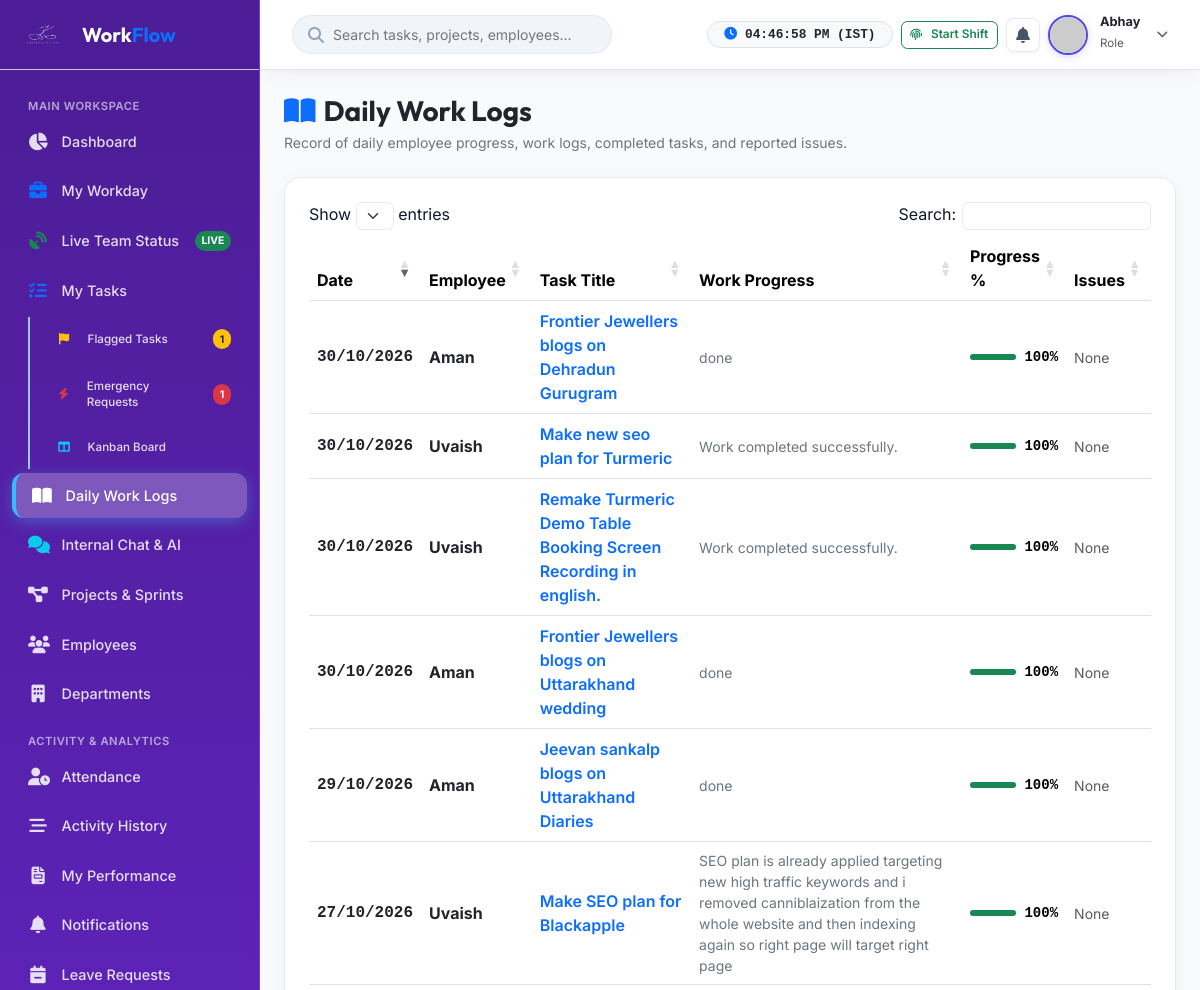
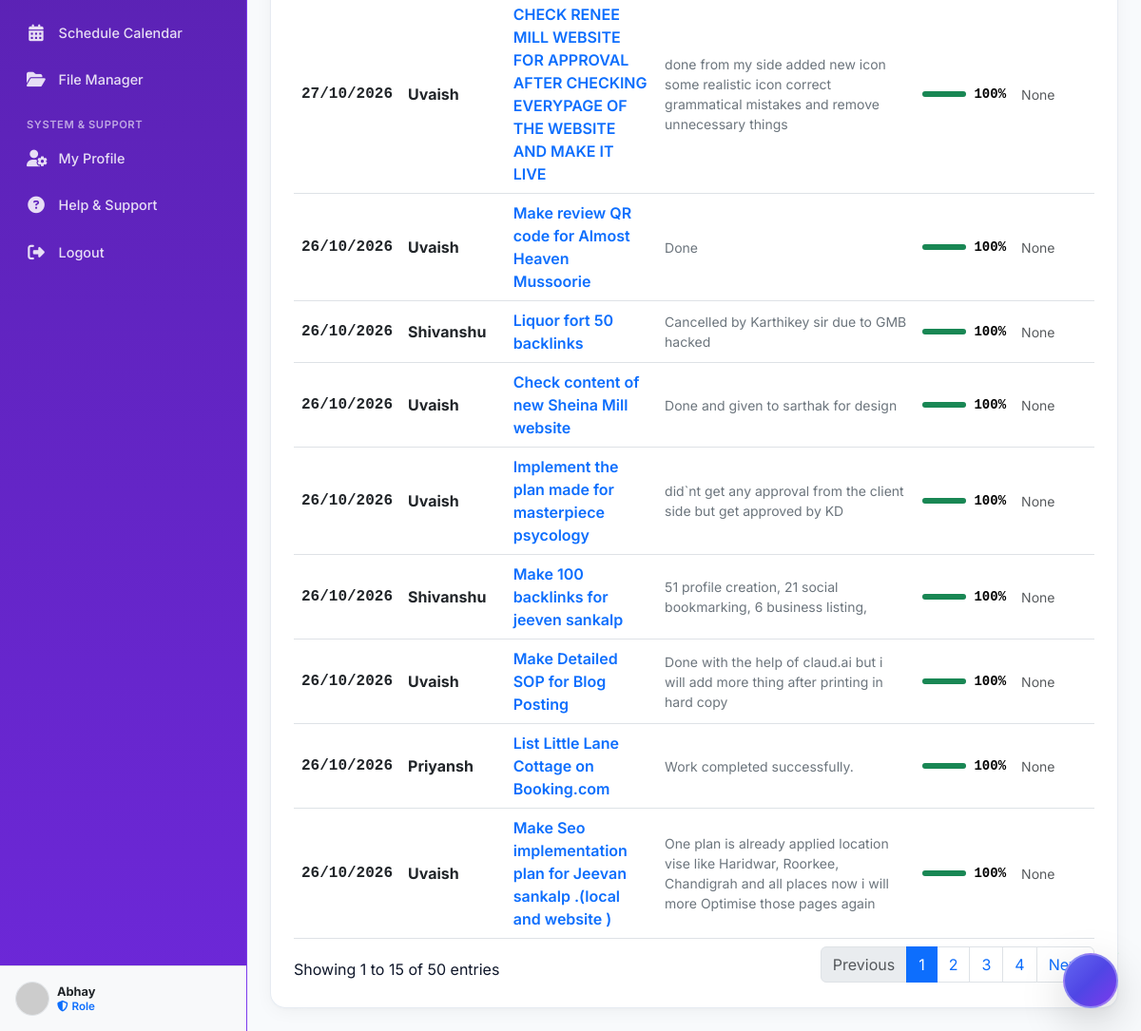
The page /work-log/index.php (signed in) on the database its author committed (2 pictures, top to bottom).
### tables this page shows
CREATE TABLE `task_logs` (
  `id` int(11) NOT NULL,
  `task_id` int(11) NOT NULL,
  `user_id` int(11) NOT NULL,
  `log_date` date NOT NULL,
  `today_work` text NOT NULL,
  `progress_percentage` int(11) DEFAULT 0,
  `issues` text DEFAULT NULL,
  `completed_work` text DEFAULT NULL,
  `remaining_work` text DEFAULT NULL,
  `manager_notes` text DEFAULT NULL,
  `created_at` datetime DEFAULT current_timestamp()
);

CREATE TABLE `users` (
  `id` int(11) NOT NULL,
  `role_id` int(11) DEFAULT NULL,
  `department_id` int(11) DEFAULT NULL,
  `employee_code` varchar(50) DEFAULT NULL,
  `name` varchar(100) NOT NULL,
  `email` varchar(150) NOT NULL,
  `username` varchar(100) DEFAULT NULL,
  `password` varchar(255) DEFAULT NULL,
  `password_hash` varchar(255) NOT NULL,
  `phone` varchar(50) DEFAULT NULL,
  `avatar` varchar(255) DEFAULT 'default_avatar.png',
  `designation` varchar(150) DEFAULT NULL,
  `shift_timing` varchar(100) DEFAULT '09:40 AM - 06:30 PM (Fixed Office)',
  `role` varchar(20) NOT NULL DEFAULT 'STAFF',
  `status` varchar(20) NOT NULL DEFAULT 'active',
  `remember_token` varchar(100) DEFAULT NULL,
  `last_login` datetime DEFAULT NULL,
  `created_at` datetime NOT NULL DEFAULT current_timestamp(),
  `updated_at` datetime NOT NULL DEFAULT current_timestamp() ON UPDATE current_timestamp()
);

CREATE TABLE `tasks` (
  `id` int(11) NOT NULL,
  `project_id` int(11) DEFAULT NULL,
  `department_id` int(11) DEFAULT NULL,
  `assigned_to_employee_id` int(11) DEFAULT NULL,
  `assigned_to` int(11) DEFAULT NULL,
  `assigned_by` int(11) DEFAULT NULL,
  `title` varchar(255) NOT NULL,
  `description` text DEFAULT NULL,
  `priority` varchar(20) NOT NULL DEFAULT 'medium',
  `status` varchar(50) NOT NULL DEFAULT 'pending',
  `rejection_reason` text DEFAULT NULL,
  `estimated_hours` decimal(6,2) DEFAULT 0.00,
  `spent_seconds` int(11) DEFAULT 0,
  `deadline` datetime DEFAULT NULL,
  `due_date` date DEFAULT NULL,
  `completed_at` datetime DEFAULT NULL,
  `submitted_for_approval_at` datetime DEFAULT NULL,
  `completion_notes` text DEFAULT NULL,
  `approved_by` int(11) DEFAULT NULL,
  `approved_at` datetime DEFAULT NULL,
  `is_archived` tinyint(1) DEFAULT 0,
  `created_at` datetime NOT NULL DEFAULT current_timestamp(),
  `updated_at` datetime NOT NULL DEFAULT current_timestamp() ON UPDATE current_timestamp()
);

### work-log/index.php (called while the page is built, shortened)
<?php
require_once dirname(__DIR__) . '/public/index.php';

### php_app/helpers/functions.php (called while the page is built, shortened)
<?php
require_once __DIR__ . '/../config/app.php';
function formatISTDate($datetime = 'now'): string {
    try {
        $dt = is_numeric($datetime) ? (new DateTime())->setTimestamp((int)$datetime) : new DateTime($datetime);
        $dt->setTimezone(new DateTimeZone('Asia/Kolkata'));
        return $dt->format('d/m/Y');
    } catch (Exception $e) {
        return '--';
    }
}

### php_app/config/app.php (called while the page is built, shortened)
<?php
function sanitize($input) {
    return htmlspecialchars(trim((string)$input), ENT_QUOTES, 'UTF-8');
}

### php_app/views/work-log.php (the view, shortened to what this page needs)
<?php
require_once __DIR__ . '/includes/header.php';
require_once __DIR__ . '/includes/sidebar.php';
$db = Database::getConnection();
$stmt = $db->prepare("
    SELECT tl.*, t.title as task_title, u.name as user_name
    FROM task_logs tl
    JOIN tasks t ON tl.task_id = t.id
    JOIN users u ON tl.user_id = u.id
    ORDER BY tl.id DESC LIMIT 50
");
$stmt->execute();
$logs = $stmt->fetchAll();
?>
<div class="main-wrapper">
    <?php require_once __DIR__ . '/includes/navbar.php'; ?>
    <div class="p-4">
        <div class="d-flex justify-content-between align-items-center mb-4 flex-wrap gap-2">
            <div>
                <h3 class="fw-bold text-dark mb-1"><i class="fas fa-book-open text-primary me-2"></i>Daily Work Logs</h3>
                <p class="text-secondary small mb-0">Record of daily employee progress, work logs, completed tasks, and reported issues.</p>
            </div>
        </div>
        <div class="glass-card d-none d-md-block">
            <div class="table-responsive">
                <table id="workLogsTable" class="table align-middle">
                    <thead>
                        <tr>
                            <th>Date</th>
                            <th>Employee</th>
                            <th>Task Title</th>
                            <th>Work Progress</th>
                            <th>Progress %</th>
                            <th>Issues</th>
                        </tr>
                    </thead>
                    <tbody>
                        <?php if ($logs): foreach ($logs as $l): ?>
                            <tr>
                                <td class="font-monospace text-dark fw-semibold"><?= formatISTDate($l['log_date']) ?></td>
                                <td class="fw-bold text-dark"><?= sanitize($l['user_name']) ?></td>
                                <td><a href="<?= BASE_URL ?>/task-details?id=<?= $l['task_id'] ?>" class="text-primary fw-semibold text-decoration-none"><?= sanitize($l['task_title']) ?></a></td>
                                <td class="small text-secondary"><?= sanitize($l['today_work']) ?></td>
                                <td>
                                    <div class="d-flex align-items-center gap-2">
                                        <div class="progress flex-grow-1" style="height: 6px;">
                                            <div class="progress-bar bg-success" style="width: <?= $l['progress_percentage'] ?>%"></div>
                                        </div>
                                        <span class="small font-monospace fw-bold"><?= $l['progress_percentage'] ?>%</span>
                                    </div>
                                </td>
                                <td class="small text-muted"><?= sanitize($l['issues'] ?: 'None') ?></td>
                            </tr>
                        <?php endforeach; else: ?>
                            <tr><td colspan="6" class="text-center text-muted py-4">No daily work logs recorded yet.</td></tr>
                        <?php endif; ?>
                    </tbody>
                </table>
            </div>
        </div>
    </div>
</div>
<?php require_once __DIR__ . '/includes/footer.php'; ?>

### assets/css/style.css (style rules this page uses)
:root { --bg-primary: #f8fafc; --bg-secondary: #ffffff; --bg-card: rgba(255, 255, 255, 0.92); --bg-card-hover: rgba(255, 255, 255, 0.98); --border-color: rgba(226, 232, 240, 0.85); --border-glow: rgba(79, 70, 229, 0.25); --text-primary: #0f172a; --text-secondary: #475569; --text-muted: #94a3b8; --accent-primary: #4f46e5; --accent-secondary: #7c3aed; --accent-gradient: linear-gradient(135deg, #4f46e5 0%, #7c3aed 100%); --accent-gradient-subtle: linear-gradient(135deg, rgba(79, 70, 229, 0.08) 0%, rgba(124, 58, 237, 0.08) 100%); --success-color: #10b981; --warning-color: #f59e0b; --danger-color: #ef4444; --info-color: #3b82f6; --sidebar-width: 260px; --navbar-height: 70px; --box-shadow: 0 4px 20px -2px rgba(0, 0, 0, 0.05), 0 2px 6px -1px rgba(0, 0, 0, 0.03); --box-shadow-hover: 0 20px 35px -10px rgba(79, 70, 229, 0.15), 0 4px 10px -2px rgba(0, 0, 0, 0.04); --glass-blur: blur(16px); --transition: all 0.3s cubic-bezier(0.4, 0, 0.2, 1); }
* { margin: 0; padding: 0; box-sizing: border-box; }
body { font-family: 'Inter', 'Poppins', sans-serif; background-color: var(--bg-primary); color: var(--text-primary); min-height: 100vh; overflow-x: hidden; }
h1, h2, h3, h4, h5, h6, .font-heading { font-family: 'Outfit', sans-serif; font-weight: 600; color: var(--text-primary); }
.main-wrapper { margin-left: var(--sidebar-width); width: calc(100% - var(--sidebar-width)); max-width: calc(100% - var(--sidebar-width)); min-width: 0; flex: 1 1 auto; display: flex; flex-direction: column; min-height: 100vh; box-sizing: border-box; overflow-x: hidden; transition: var(--transition); }
.glass-card { background: var(--bg-card); backdrop-filter: var(--glass-blur); -webkit-backdrop-filter: var(--glass-blur); border: 1px solid var(--border-color); border-radius: 1rem; padding: 1.5rem; box-shadow: var(--box-shadow); transition: var(--transition); }
html, body { width: 100%; overflow-x: hidden !important; position: relative; }
.table-responsive { width: 100%; max-width: 100%; overflow-x: auto; -webkit-overflow-scrolling: touch; }

### rows shown on the page
task_logs: log_date "30/10/2026", user.name "Aman", task.title "Frontier Jewellers blogs on Dehradun Gurugram", today_work "done", progress_percentage "100", issues "None"
task_logs: log_date "30/10/2026", user.name "Uvaish", task.title "Make new seo plan for Turmeric", today_work "Work completed successfully.", progress_percentage "100", issues "None"
task_logs: log_date "30/10/2026", user.name "Uvaish", task.title "Remake Turmeric Demo Table Booking Screen Recording in english.", today_work "Work completed successfully.", progress_percentage "100", issues "None"
task_logs: log_date "30/10/2026", user.name "Aman", task.title "Frontier Jewellers blogs on Uttarakhand wedding", today_work "done", progress_percentage "100", issues "None"
task_logs: log_date "29/10/2026", user.name "Aman", task.title "Jeevan sankalp blogs on Uttarakhand Diaries", today_work "done", progress_percentage "100", issues "None"
task_logs: log_date "27/10/2026", user.name "Uvaish", task.title "Make SEO plan for Blackapple", today_work "SEO plan is already applied targeting new high traffic keywords and i removed canniblaization from the whole website and then indexing again so right page will target right page", progress_percentage "100", issues "None"
task_logs: log_date "27/10/2026", user.name "Uvaish", task.title "CHECK RENEE MILL WEBSITE FOR APPROVAL AFTER CHECKING EVERYPAGE OF THE WEBSITE AND MAKE IT LIVE", today_work "done from my side added new icon some realistic icon correct grammatical mistakes and remove unnecessary things", progress_percentage "100", issues "None"
task_logs: log_date "26/10/2026", user.name "Uvaish", task.title "Make review QR code for Almost Heaven Mussoorie", today_work "Done", progress_percentage "100", issues "None"
task_logs: log_date "26/10/2026", user.name "Shivanshu", task.title "Liquor fort 50 backlinks", today_work "Cancelled by Karthikey sir due to GMB hacked", progress_percentage "100", issues "None"
task_logs: log_date "26/10/2026", user.name "Uvaish", task.title "Check content of new Sheina Mill website", today_work "Done and given to sarthak for design", progress_percentage "100", issues "None"
task_logs: log_date "26/10/2026", user.name "Uvaish", task.title "Implement the plan made for masterpiece psycology", today_work "did`nt get any approval from the client side but get approved by KD", progress_percentage "100", issues "None"
task_logs: log_date "26/10/2026", user.name "Shivanshu", task.title "Make 100 backlinks for jeeven sankalp", today_work "51 profile creation, 21 social bookmarking, 6 business listing,", progress_percentage "100", issues "None"
task_logs: log_date "26/10/2026", user.name "Uvaish", task.title "Make Detailed SOP for Blog Posting", today_work "Done with the help of claud.ai but i will add more thing after printing in hard copy", progress_percentage "100", issues "None"
task_logs: log_date "26/10/2026", user.name "Priyansh", task.title "List Little Lane Cottage on Booking.com", today_work "Work completed successfully.", progress_percentage "100", issues "None"
task_logs: log_date "26/10/2026", user.name "Uvaish", task.title "Make Seo implementation plan for Jeevan sankalp .(local and website )", today_work "One plan is already applied location vise like Haridwar, Roorkee, Chandigrah and all places now i will more Optimise those pages again", progress_percentage "100", issues "None"

### other values the page prints
$sidebarOpenFlagsCount "1"
$sidebarPendingEmergencyCount "1"
$user['name'] "Abhay"
$user['role_title'] "Role"
